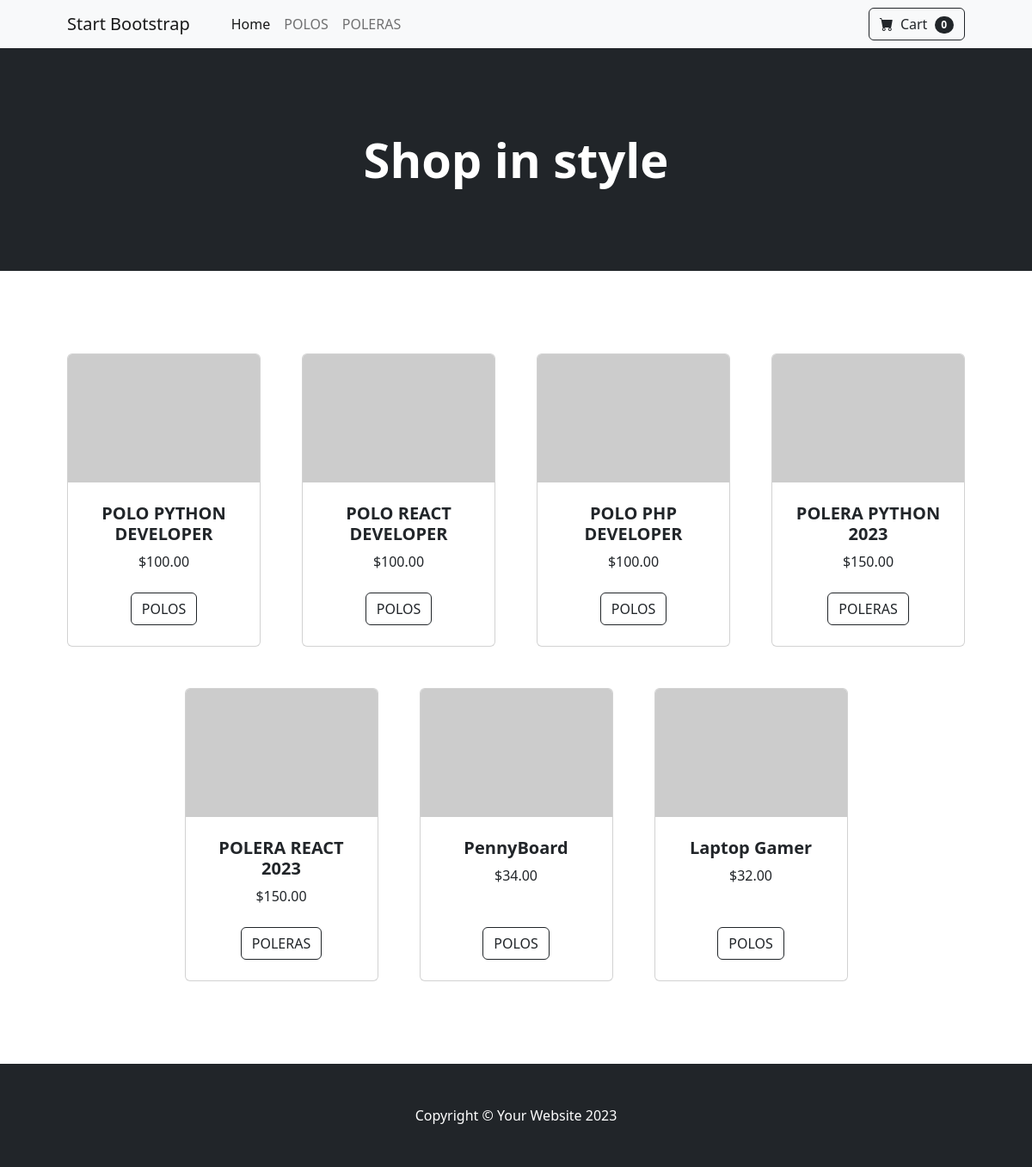
The page / on the database its author committed.
### tienda/models.py (models this page shows, shortened)
class Categoria(models.Model):
    nombre = models.CharField(max_length=200)
    pub_date = models.DateTimeField(auto_now=True)

class Producto(models.Model):
    categoria = models.ForeignKey(Categoria,on_delete=models.RESTRICT)
    nombre = models.CharField(max_length=200)
    precio = models.DecimalField(max_digits=6,decimal_places=2)
    stock = models.IntegerField(default=0)

### tienda/views.py (the view)
# urls.py: path('', views.index),
def index(request):
    lista_productos = Producto.objects.all()
    lista_categorias = Categoria.objects.all()
    context = {
        'productos':lista_productos,
        'categorias':lista_categorias
    }
    return render(request,'index.html',context)

### tienda/templates/index.html
{% extends 'layout.html' %}
{% block content %}
<div class="container px-4 px-lg-5 mt-5">
    <div class="row gx-4 gx-lg-5 row-cols-2 row-cols-md-3 row-cols-xl-4 justify-content-center">
        {% for prod in productos %}
        <div class="col mb-5">
            <div class="card h-100">
                <img class="card-img-top" src="https://dummyimage.com/450x300/dee2e6/6c757d.jpg" alt="..." />
                <div class="card-body p-4">
                    <div class="text-center">
                        <h5 class="fw-bolder">{{prod.nombre}}</h5>
                        ${{prod.precio}}
                    </div>
                </div>
                <div class="card-footer p-4 pt-0 border-top-0 bg-transparent">
                    <div class="text-center"><a class="btn btn-outline-dark mt-auto" href="#">{{prod.categoria.nombre}}</a></div>
                </div>
            </div>
        </div>
        {% endfor %}
    </div>
</div>
{% endblock %}

### tienda/templates/layout.html (shortened to what this page needs)
{% load static %}
<!DOCTYPE html>
<html lang="en">
    <head>
        <link href="https://cdn.jsdelivr.net/npm/bootstrap-icons@1.5.0/font/bootstrap-icons.css" rel="stylesheet" />
        <link href="{% static 'css/styles.css' %}" rel="stylesheet" />
    </head>
    <body>
        <nav class="navbar navbar-expand-lg navbar-light bg-light">
            <div class="container px-4 px-lg-5">
                <a class="navbar-brand" href="#!">Start Bootstrap</a>
                <div class="collapse navbar-collapse" id="navbarSupportedContent">
                    <ul class="navbar-nav me-auto mb-2 mb-lg-0 ms-lg-4">
                        <li class="nav-item"><a class="nav-link active" aria-current="page" href="#!">Home</a></li>
                        {% for cat in categorias %}
                        <li class="nav-item"><a class="nav-link" href="{% url 'tienda:categoria' cat.id %}">{{cat.nombre}}</a></li>
                        {% endfor %}
                    </ul>
                    <form class="d-flex">
                        <button class="btn btn-outline-dark" type="submit">
                            <i class="bi-cart-fill me-1"></i>
                            Cart
                            <span class="badge bg-dark text-white ms-1 rounded-pill">0</span>
                        </button>
                    </form>
                </div>
            </div>
        </nav>
        <header class="bg-dark py-5">
            <div class="container px-4 px-lg-5 my-5">
                <div class="text-center text-white">
                    <h1 class="display-4 fw-bolder">Shop in style</h1>
                </div>
            </div>
        </header>
        <section class="py-5">
            {% block content %}{% endblock %}
        </section>
        <footer class="py-5 bg-dark">
            <div class="container"><p class="m-0 text-center text-white">Copyright &copy; Your Website 2023</p></div>
        </footer>
    </body>
</html>

### rows shown on the page
Categoria: nombre "POLOS"
Categoria: nombre "POLERAS"
Producto: nombre "POLO PYTHON DEVELOPER", precio "100.00", categoria.nombre "POLOS"
Producto: nombre "POLO REACT DEVELOPER", precio "100.00", categoria.nombre "POLOS"
Producto: nombre "POLO PHP DEVELOPER", precio "100.00", categoria.nombre "POLOS"
Producto: nombre "POLERA PYTHON 2023", precio "150.00", categoria.nombre "POLERAS"
Producto: nombre "POLERA REACT 2023", precio "150.00", categoria.nombre "POLERAS"
Producto: nombre "PennyBoard", precio "34.00", categoria.nombre "POLOS"
Producto: nombre "Laptop Gamer", precio "32.00", categoria.nombre "POLOS"
